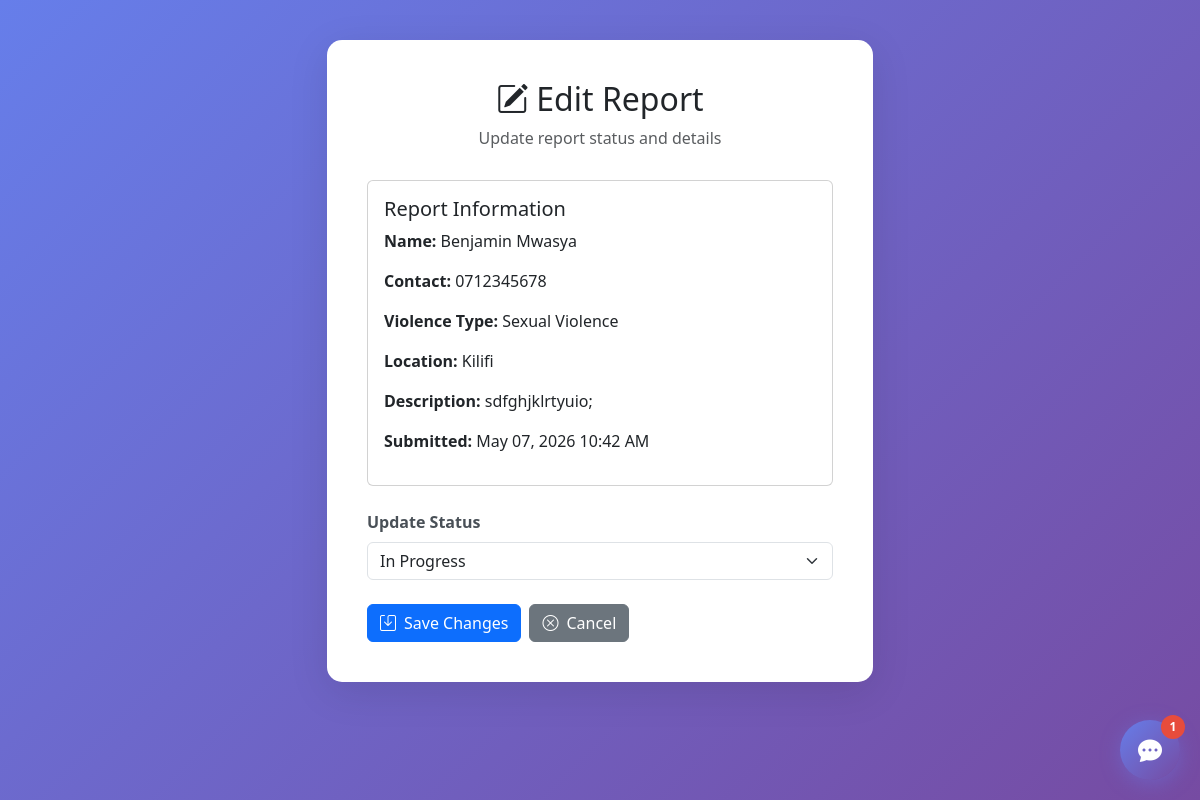
Screenshot of /edit-report/12/ (signed in) with the database file from the repository.
### reports/models.py (models this page shows, shortened)
class ViolenceReport(models.Model):
    VIOLENCE_TYPES = [
        ('physical', 'Physical Violence'),
        ('sexual', 'Sexual Violence'),
        ('emotional', 'Emotional Abuse'),
        ('economic', 'Economic Abuse'),
        ('other', 'Other'),
    ]
    STATUS_CHOICES = [
        ('pending', 'Pending'),
        ('in_progress', 'In Progress'),
        ('handled', 'Handled'),
    ]
    LOCATION_CHOICES = [
        ('mombasa', 'Mombasa'),
        ('kwale', 'Kwale'),
        ('kilifi', 'Kilifi'),
        ('tana_river', 'Tana River'),
        ('lamu', 'Lamu'),
        ('taita_taveta', 'Taita Taveta'),
        ('garissa', 'Garissa'),
        ('wajir', 'Wajir'),
        ('mandera', 'Mandera'),
        ('marsabit', 'Marsabit'),
        ('isiolo', 'Isiolo'),
        ('meru', 'Meru'),
        ('tharaka_nithi', 'Tharaka Nithi'),
        ('embu', 'Embu'),
        ('kitui', 'Kitui'),
        ('machakos', 'Machakos'),
        ('makueni', 'Makueni'),
        ('nyandarua', 'Nyandarua'),
        ('nyeri', 'Nyeri'),
        ('kirinyaga', 'Kirinyaga'),
        ('muranga', "Murang'a"),
        ('kiambu', 'Kiambu'),
        ('turkana', 'Turkana'),
        ('west_pokot', 'West Pokot'),
        ('samburu', 'Samburu'),
        ('trans_nzoia', 'Trans Nzoia'),
        ('uasin_gishu', 'Uasin Gishu'),
        ('elgeyo_marakwet', 'Elgeyo Marakwet'),
        ('nandi', 'Nandi'),
        ('baringo', 'Baringo'),
        ('laikipia', 'Laikipia'),
        ('nakuru', 'Nakuru'),
        ('narok', 'Narok'),
        ('kajiado', 'Kajiado'),
        ('kericho', 'Kericho'),
        ('bomet', 'Bomet'),
        ('kakamega', 'Kakamega'),
        ('vihiga', 'Vihiga'),
        ('bungoma', 'Bungoma'),
        ('busia', 'Busia'),
        ('siaya', 'Siaya'),
        ('kisumu', 'Kisumu'),
        ('homa_bay', 'Homa Bay'),
        ('migori', 'Migori'),
        ('kisii', 'Kisii'),
        ('nyamira', 'Nyamira'),
        ('nairobi', 'Nairobi'),
    ]
    name = models.CharField(max_length=200)
    contact = models.CharField(max_length=100)
    violence_type = models.CharField(max_length=20, choices=VIOLENCE_TYPES)
    description = models.TextField()
    location = models.CharField(max_length=50, choices=LOCATION_CHOICES)
    evidence_file = models.FileField(upload_to='evidence/', blank=True, null=True)
    status = models.CharField(max_length=20, choices=STATUS_CHOICES, default='pending')
    submitted_at = models.DateTimeField(default=timezone.now)
    class Meta:
        ordering = ['-submitted_at']
        verbose_name = 'Violence Report'
        verbose_name_plural = 'Violence Reports'

### reports/views.py (the view, shortened to what this page needs)
# urls.py: path('edit-report/<int:pk>/', views.edit_report, name='edit_report'),
@login_required(login_url='admin_login')
def edit_report(request, pk):
    if not request.user.is_staff:
        return redirect('admin_login')
    report = get_object_or_404(ViolenceReport, pk=pk)
    return render(request, 'reports/edit_report.html', {'report': report})

### templates/reports/edit_report.html (shortened to what this page needs)
{% extends 'base.html' %}
{% block content %}
<div class="row justify-content-center">
    <div class="col-lg-6">
        <div class="main-container">
            <div class="header-section">
                <h2><i class="bi bi-pencil-square me-2"></i>Edit Report</h2>
                <p class="text-muted">Update report status and details</p>
            </div>
            <div class="card mb-4">
                <div class="card-body">
                    <h5>Report Information</h5>
                    <p><strong>Name:</strong> {{ report.name }}</p>
                    <p><strong>Contact:</strong> {{ report.contact }}</p>
                    <p><strong>Violence Type:</strong> {{ report.get_violence_type_display }}</p>
                    <p><strong>Location:</strong> {{ report.location }}</p>
                    <p><strong>Description:</strong> {{ report.description }}</p>
                    <p><strong>Submitted:</strong> {{ report.submitted_at|date:"F d, Y h:i A" }}</p>
                </div>
            </div>
            <form method="post">
                <div class="mb-4">
                    <label for="status" class="form-label">Update Status</label>
                    <select name="status" id="status" class="form-select" required>
                        <option value="in_progress" {% if report.status == 'in_progress' %}selected{% endif %}>In Progress</option>
                    </select>
                </div>
                <div class="d-flex gap-2">
                    <button type="submit" class="btn btn-primary">
                        <i class="bi bi-save me-2"></i>Save Changes
                    </button>
                    <a href="{% url 'admin_dashboard' %}" class="btn btn-secondary">
                        <i class="bi bi-x-circle me-2"></i>Cancel
                    </a>
                </div>
            </form>
        </div>
    </div>
</div>
{% endblock %}

### templates/base.html (style rules this page uses)
body { background: linear-gradient(135deg, #667eea 0%, #764ba2 100%); min-height: 100vh; padding: 20px 0; }
.main-container { background: white; border-radius: 15px; box-shadow: 0 10px 40px rgba(0,0,0,0.1); padding: 40px; margin: 20px auto; }
.header-section { text-align: center; margin-bottom: 30px; }
.header-section p { color: #6c757d; }
.form-label { font-weight: 600; color: #495057; }

### rows the page displays
ViolenceReport: name "Benjamin Mwasya", contact "0712345678", violence_type "Sexual Violence", location "Kilifi", description "sdfghjklrtyuio;", submitted_at "May 07, 2026 10:42 AM", status "In Progress"
